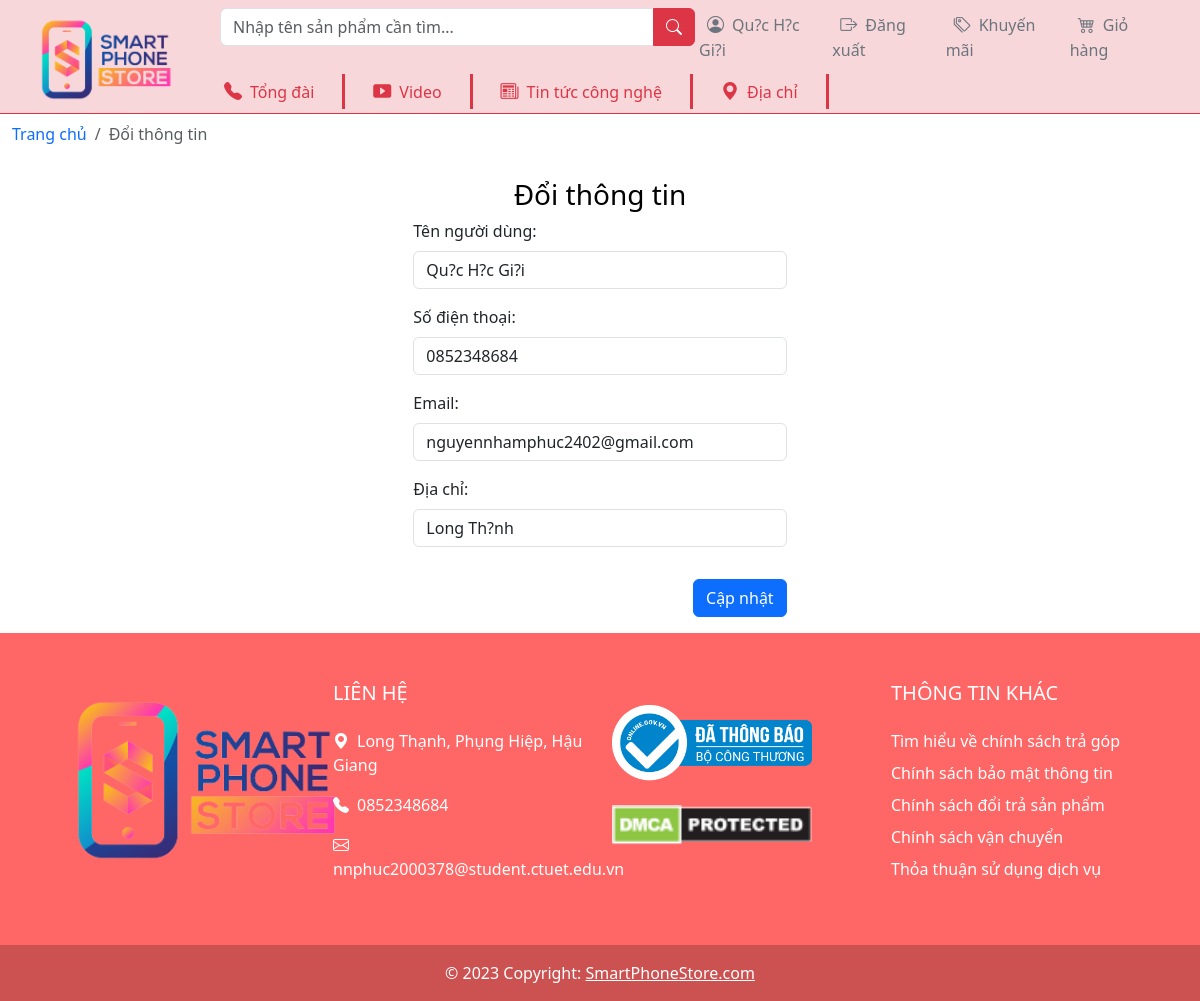
The page /?controller=user&action=changeInfo (signed in) on the database its author committed.
### tables this page shows
CREATE TABLE `nguoidung` (
  `maNguoiDung` int(11) NOT NULL,
  `tenNguoiDung` varchar(100) NOT NULL,
  `email` varchar(100) NOT NULL,
  `SDT` varchar(10) NOT NULL,
  `diaChi` varchar(1000) NOT NULL,
  `taiKhoan` varchar(100) NOT NULL,
  `matKhau` varchar(100) NOT NULL,
  `idQuyen` int(11) NOT NULL DEFAULT 0
);

### controllers/baseController.php (called while the page is built, shortened)
<?php
class baseController{
    protected function loadview($viewPath, array $data = []){
        return require(self::VIEW_FOLDER_NAME.'/'.str_replace('.','/',$viewPath).'.php');
    }
}
?>

### controllers/userController.php (called while the page is built, shortened)
<?php
class userController extends baseController
{
    private $userModel;
    private $categoryModel;
    public function __construct()
    {
        $this->userModel = new userModel;
        $this->categoryModel = new categoryModel;
    }
    public function changeInfo(){
        $category = $this->categoryModel->getAll();
        $getInfo = $this->userModel->getInfo();
        return $this->loadview('users.changeInfo',[
            'getInfo' => $getInfo,
            'category' => $category,
        ]);
    }
}
?>

### core/database.php (called while the page is built, shortened)
<?php
class database{
    public function connect(){
        $conn = mysqli_connect(self::HOST,self::USERNAME,self::PASSWORD,self::DBNAME);
        if(mysqli_connect_errno() == 0){
            return $conn;
        }
        return false;
    }
}
?>

### models/userModel.php (called while the page is built, shortened)
<?php
class userModel extends baseModel{
    public function getInfo(){
        $sql = "SELECT * FROM nguoidung WHERE maNguoiDung = ".$_SESSION['maNguoiDung'];
        $query = $this->_query($sql);
        return $query;
    }
}
?>

### models/baseModel.php (called while the page is built)
<?php
class baseModel extends database{
    protected $conn;
    public function __construct()
    {
        $this->conn = $this->connect();
    }
    public function _query($sql){
        return mysqli_query($this->conn,$sql);
    }
}
?>

### views/users/changeInfo.php (the view, shortened to what this page needs)
   <?php
     if($_SESSION['idQuyen'] !=1){
        $this->loadview('menuHome',[
            'category' => $category,
        ]);
    ?>
    <div class="container-fluid">
        <div class="container">
            <div class="row pt-2 pb-2">
                <nav aria-label="breadcrumb">
                    <ol class="breadcrumb m-0">
                        <li class="breadcrumb-item"><a class="text-decoration-none" href="index.php?controller=home">Trang chủ</a></li>
                        <li class="breadcrumb-item active" aria-current="page">Đổi thông tin</li>
                    </ol>
                </nav>
            </div>
        </div>
    </div>
   <?php
   }
   else{
   ?>
   <div class="container-fluid bg-white mb-2">
        <div class="row pt-2 pb-2">
            <nav aria-label="breadcrumb">
                <ol class="breadcrumb m-0">
                    <li class="breadcrumb-item"><a class="text-decoration-none" href="#">Trang chủ</a></li>
                    <li class="breadcrumb-item active" aria-current="page">Đổi thông tin</li>
                </ol>
            </nav>
        </div>
    </div>
<?php
   }
    while($user = mysqli_fetch_assoc($getInfo)): ?>
<div class="row row-cols-3 justify-content-center p-3">
    <form action="" method="POST">
        <h3 class="r text-center text-black">Đổi thông tin</h3>
        <div class="col">
            <label for="tk" class="form-label">Tên người dùng:</label>
            <input type="text" class="form-control" id="tk" value="<?php echo $user['tenNguoiDung'] ?>" name="tenNguoiDung">
        <div class="col mt-3">
            <label for="tk" class="form-label">Số điện thoại:</label>
            <input type="text" class="form-control" id="tk" value="<?php echo $user['SDT'] ?>" name="SDT">
        </div>
        <div class="col mt-3">
            <label for="tk" class="form-label">Email:</label>
            <input type="email" class="form-control" id="tk" value="<?php echo $user['email'] ?>" name="email">
        </div>
        <div class="col mt-3">
            <label for="tk" class="form-label">Địa chỉ:</label>
            <input type="text" class="form-control" id="tk" value="<?php echo $user['diaChi'] ?>" name="diaChi">
        </div>
        <div class="col mt-3 text-end">
            <button type="submit" name="sua" class="btn btn-primary mt-3">Cập nhật</button>
        </div>
    </form>
</div>
<?php
    endwhile;
?>

### views/css/style.css (style rules this page uses)
* { padding: 0; margin: 0; box-sizing: border-box; }

### rows shown on the page
nguoidung: tenNguoiDung "Qu?c H?c Gi?i", SDT "0852348684", email "nguyennhamphuc2402@gmail.com", diaChi "Long Th?nh"

### other values the page prints
$_SESSION['tenNguoiDung'] "Qu?c H?c Gi?i"
